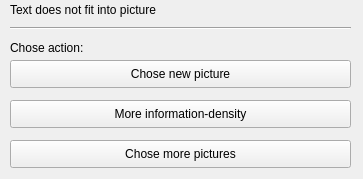
<?xml version="1.0" encoding="UTF-8"?>
<ui version="4.0">
 <class>ProblemDialog</class>
 <widget class="QWidget" name="ProblemDialog">
  <property name="geometry">
   <rect>
    <x>0</x>
    <y>0</y>
    <width>363</width>
    <height>179</height>
   </rect>
  </property>
  <property name="windowTitle">
   <string>Form</string>
  </property>
  <widget class="QLabel" name="choseActionLabel">
   <property name="geometry">
    <rect>
     <x>10</x>
     <y>40</y>
     <width>121</width>
     <height>16</height>
    </rect>
   </property>
   <property name="text">
    <string>Chose action:</string>
   </property>
  </widget>
  <widget class="QPushButton" name="newPicButton">
   <property name="geometry">
    <rect>
     <x>10</x>
     <y>60</y>
     <width>341</width>
     <height>28</height>
    </rect>
   </property>
   <property name="text">
    <string>Chose new picture</string>
   </property>
  </widget>
  <widget class="QPushButton" name="moreDensityButton">
   <property name="geometry">
    <rect>
     <x>10</x>
     <y>100</y>
     <width>341</width>
     <height>28</height>
    </rect>
   </property>
   <property name="text">
    <string>More information-density</string>
   </property>
  </widget>
  <widget class="QPushButton" name="morePicsButton">
   <property name="geometry">
    <rect>
     <x>10</x>
     <y>140</y>
     <width>341</width>
     <height>28</height>
    </rect>
   </property>
   <property name="text">
    <string>Chose more pictures</string>
   </property>
  </widget>
  <widget class="QLabel" name="infoLabel">
   <property name="geometry">
    <rect>
     <x>10</x>
     <y>0</y>
     <width>331</width>
     <height>20</height>
    </rect>
   </property>
   <property name="text">
    <string>Text does not fit into picture</string>
   </property>
  </widget>
  <widget class="Line" name="line">
   <property name="geometry">
    <rect>
     <x>10</x>
     <y>20</y>
     <width>341</width>
     <height>16</height>
    </rect>
   </property>
   <property name="orientation">
    <enum>Qt::Horizontal</enum>
   </property>
  </widget>
 </widget>
 <resources/>
 <connections/>
</ui>
